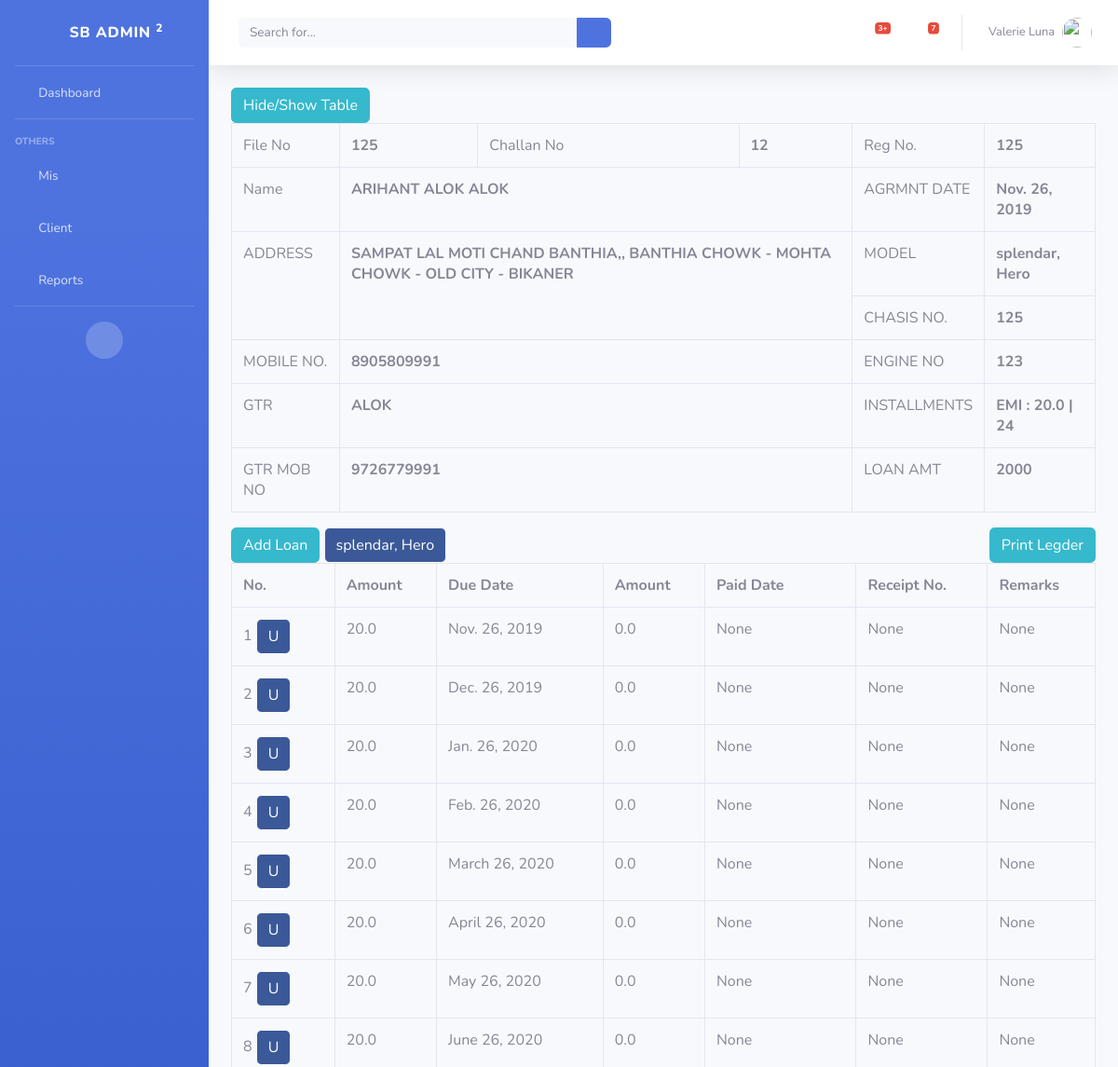
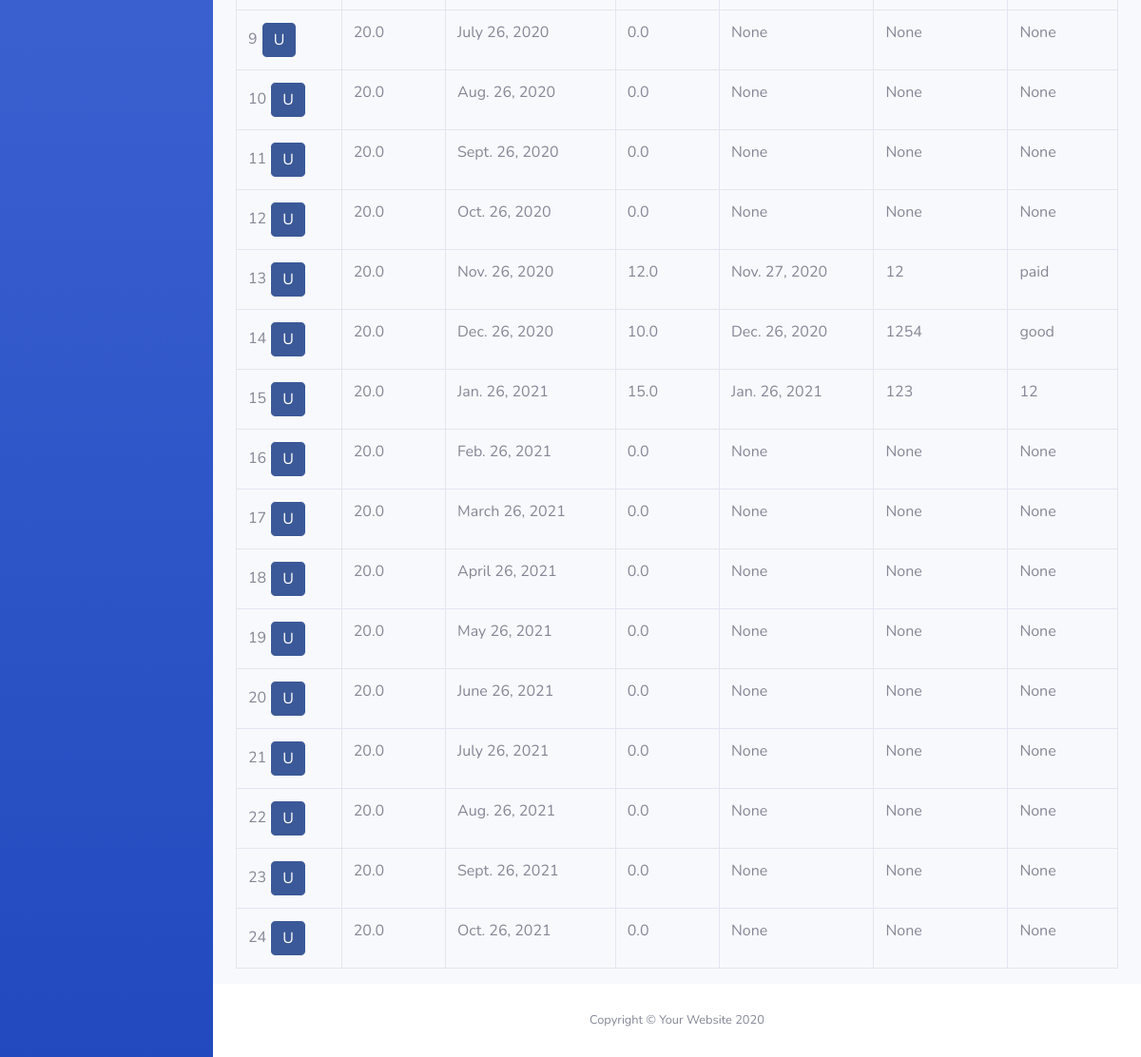
The app's page /loan/client/1/loan/1/emis with its own data (2 pictures, top to bottom).
### loan/models.py (models this page shows, shortened)
class Client(models.Model):
    firm_id = models.ForeignKey(Firm, on_delete=models.CASCADE)
    challan_no = models.IntegerField()
    file_no = models.CharField(max_length=15)
    fname = models.CharField(max_length=50)
    mname = models.CharField(max_length=50, null=True)
    lname = models.CharField(max_length=50)
    addr = models.CharField(max_length=255)
    faliya = models.ForeignKey(Faliya, on_delete=models.CASCADE)
    mob_no = models.CharField(max_length=11)
    gtr = models.CharField(max_length=100)
    gtr_mob_no = models.CharField(max_length=11)
    class Meta:
        unique_together = ('firm_id', 'challan_no', 'file_no')

class Loan(models.Model):
    client = models.ForeignKey(Client, on_delete=models.CASCADE)
    vehical = models.ForeignKey(Vehical, on_delete=models.CASCADE)
    reg_no = models.CharField(max_length=50)
    agrmnt_date = models.DateField()
    chasis_no = models.CharField(max_length=50)
    engine_no = models.CharField(max_length=50)
    principle_amt = models.IntegerField()
    intrest_rate = models.FloatField()
    emi_amt = models.FloatField()
    months = models.IntegerField()
    class Meta:
        unique_together = ('reg_no', 'chasis_no', 'engine_no')

class Faliya(models.Model):
    village_id = models.ForeignKey(Village, on_delete=models.CASCADE)
    name = models.CharField(max_length=255)
    def __str__(self):
        return "{} - {}".format(self.name, self.village_id)

class Village(models.Model):
    taluka_id = models.ForeignKey(Taluka, on_delete=models.CASCADE)
    name = models.CharField(max_length=255)
    def __str__(self):
        return "{} - {}".format(self.name, self.taluka_id)

class Taluka(models.Model):
    district_id = models.ForeignKey(District, on_delete=models.CASCADE)
    name = models.CharField(max_length=255)
    def __str__(self):
        return "{} - {}".format(self.name, self.district_id)

class District(models.Model):
    name = models.CharField(max_length=255)
    class Meta:
        ordering = ['name']
    def __str__(self):
        return self.name

class Vehical(models.Model):
    company = models.CharField(max_length=255)
    name = models.CharField(max_length=255)
    model = models.CharField(max_length=255)
    class Meta:
        unique_together = ('company', 'name')
    def __str__(self):
        return self.name + ", " + self.company

class Emi(models.Model):
    client_id = models.ForeignKey(Client, on_delete=models.CASCADE)
    loan_id = models.ForeignKey(Loan, on_delete=models.CASCADE)
    emi_amt = models.FloatField(null=True, default=0)
    amt = models.FloatField(null=True, default=0)
    due_date = models.DateField()
    paid_date = models.DateField(null=True)
    receipt_no = models.CharField(max_length=20, null=True)
    remarks = models.TextField(null=True)
    penalty = models.IntegerField()

### loan/views/emi_views.py (the view)
class EMIListView(ListView):
    model = models.Emi
    def get_context_data(self, **kwargs):
        context = {}
        context['emis'] = models.Emi.objects.filter(loan_id=self.kwargs.get('loan_pk'))
        context['loan_details'] = models.Loan.objects.get(id=self.kwargs.get('loan_pk'))
        context['client'] = models.Client.objects.get(id=self.kwargs.get('client_pk'))
        return context

### loan/templates/loan/emi_list.html
{% extends "base_template.html" %}
{% block content %}
    <button onclick="showClientTable()" class="btn btn-info">Hide/Show Table</button>
    <table class="table table-bordered" id="client_details" width="100%" cellspacing="0">
        <tr>
            <td>File No</td>
            <th>{{ client.file_no | upper }}</th>
            <td>Challan No</td>
            <th>{{ client.challan_no | upper }}</th>
            <td>Reg No.</td>
            <th>{{ loan_details.reg_no }}</th>
        </tr>
        <tr>
            <td>Name</td>
            <th colspan="3">{{ client.fname | upper }}
                {{ client.mname | upper }}
                {{ client.mname  | upper }}</th>
            <td>AGRMNT DATE</td>
            <th>{{ loan_details.agrmnt_date }}</th>
        </tr>
        <tr>
            <td rowspan="2">ADDRESS</td>
            <th rowspan="2" colspan="3">{{ client.addr | upper }}, {{ client.faliya | upper }}</th>
            <td>MODEL</td>
            <th>{{ loan_details.vehical }}</th>
        </tr>
        <tr>
            <td>CHASIS NO.</td>
            <th>{{ loan_details.chasis_no }}</th>
        </tr>
        <tr>
            <td>MOBILE NO.</td>
            <th colspan="3">{{ client.mob_no | upper }}</th>
            <td>ENGINE NO</td>
            <th>{{ loan_details.engine_no }}</th>
        </tr>
        <tr>
            <td>GTR</td>
            <th colspan="3">{{ client.gtr | upper }}</th>
            <td>INSTALLMENTS</td>
            <th> EMI : {{ loan_details.emi_amt }} | {{ loan_details.months }}</th>
        </tr>
        <tr>
            <td>GTR MOB NO</td>
            <th colspan="3">{{ client.gtr_mob_no | upper }}</th>
            <td>LOAN AMT</td>
            <th>{{ loan_details.principle_amt }}</th>
        </tr>
    </table>
    <div style="float: left">
        <a href="{% url 'loan:create-loan' client_pk=client.pk %}" class="btn btn-info">Add Loan</a>
        {% for loan in client.loan_set.all %}
            <a href="{% url 'loan:loan-detail' client_pk=client.pk pk=loan.pk %}"
               class="btn btn-facebook">
                {{ loan.vehical }}
            </a>
        {% endfor %}
    </div>
    <div style="float:right;">
        <a href="{% url 'loan:create-loan' client_pk=client.pk %}" class="btn btn-info">Print Legder</a>
    </div>
    <table class="table table-bordered">
    <tr>
        <th>No.</th>
        <th>Amount</th>
        <th>Due Date</th>
        <th>Amount</th>
        <th>Paid Date</th>
        <th>Receipt No.</th>
        <th>Remarks</th>
    </tr>
        {% for emi in emis %}
            <tr>
                <td>
                    {{ forloop.counter }}
                    <a class="btn btn-facebook" href="{% url 'loan:update-emi' loan_pk=loan_details.pk client_pk=client.pk pk=emi.pk %}">U</a>
                </td>
                <td>{{ loan_details.emi_amt }}</td>
                <td>{{ emi.due_date }}</td>
                <td>{{ emi.amt }}</td>
                <td>{{ emi.paid_date }}</td>
                <td>{{ emi.receipt_no }}</td>
                <td>{{ emi.remarks }}</td>
            </tr>
        {% endfor %}
    </table>
{% endblock %}

### records on screen
Client: file_no "125", challan_no "12", fname "ARIHANT", mname "ALOK", addr "SAMPAT LAL MOTI CHAND BANTHIA,", faliya "BANTHIA CHOWK - MOHTA CHOWK - OLD CITY - BIKANER", mob_no "8905809991", gtr "ALOK", gtr_mob_no "9726779991"
Loan: reg_no "125", agrmnt_date "Nov. 26, 2019", vehical "splendar, Hero", chasis_no "125", engine_no "123", emi_amt "20.0", months "24", principle_amt "2000"
Emi: due_date "Nov. 26, 2019", amt "0.0", paid_date "None", receipt_no "None", remarks "None"
Emi: due_date "Dec. 26, 2019", amt "0.0", paid_date "None", receipt_no "None", remarks "None"
Emi: due_date "Jan. 26, 2020", amt "0.0", paid_date "None", receipt_no "None", remarks "None"
Emi: due_date "Feb. 26, 2020", amt "0.0", paid_date "None", receipt_no "None", remarks "None"
Emi: due_date "March 26, 2020", amt "0.0", paid_date "None", receipt_no "None", remarks "None"
Emi: due_date "April 26, 2020", amt "0.0", paid_date "None", receipt_no "None", remarks "None"
Emi: due_date "May 26, 2020", amt "0.0", paid_date "None", receipt_no "None", remarks "None"
Emi: due_date "June 26, 2020", amt "0.0", paid_date "None", receipt_no "None", remarks "None"
Emi: due_date "July 26, 2020", amt "0.0", paid_date "None", receipt_no "None", remarks "None"
Emi: due_date "Aug. 26, 2020", amt "0.0", paid_date "None", receipt_no "None", remarks "None"
Emi: due_date "Sept. 26, 2020", amt "0.0", paid_date "None", receipt_no "None", remarks "None"
Emi: due_date "Oct. 26, 2020", amt "0.0", paid_date "None", receipt_no "None", remarks "None"
Emi: due_date "Nov. 26, 2020", amt "12.0", paid_date "Nov. 27, 2020", receipt_no "12", remarks "paid"
Emi: due_date "Dec. 26, 2020", amt "10.0", paid_date "Dec. 26, 2020", receipt_no "1254", remarks "good"
Emi: due_date "Jan. 26, 2021", amt "15.0", paid_date "Jan. 26, 2021", receipt_no "123", remarks "12"
Emi: due_date "Feb. 26, 2021", amt "0.0", paid_date "None", receipt_no "None", remarks "None"
Emi: due_date "March 26, 2021", amt "0.0", paid_date "None", receipt_no "None", remarks "None"
Emi: due_date "April 26, 2021", amt "0.0", paid_date "None", receipt_no "None", remarks "None"
Emi: due_date "May 26, 2021", amt "0.0", paid_date "None", receipt_no "None", remarks "None"
Emi: due_date "June 26, 2021", amt "0.0", paid_date "None", receipt_no "None", remarks "None"
Emi: due_date "July 26, 2021", amt "0.0", paid_date "None", receipt_no "None", remarks "None"
Emi: due_date "Aug. 26, 2021", amt "0.0", paid_date "None", receipt_no "None", remarks "None"
Emi: due_date "Sept. 26, 2021", amt "0.0", paid_date "None", receipt_no "None", remarks "None"
Emi: due_date "Oct. 26, 2021", amt "0.0", paid_date "None", receipt_no "None", remarks "None"
